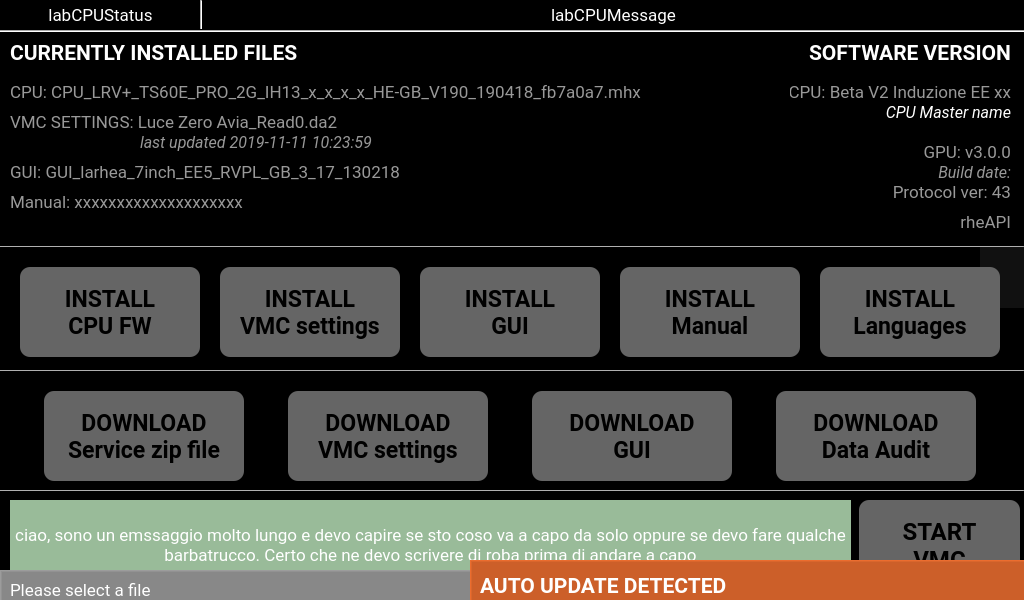
<?xml version="1.0" encoding="UTF-8"?>
<ui version="4.0">
 <class>FormBoot</class>
 <widget class="QDialog" name="FormBoot">
  <property name="geometry">
   <rect>
    <x>0</x>
    <y>0</y>
    <width>1024</width>
    <height>600</height>
   </rect>
  </property>
  <property name="font">
   <font>
    <family>Roboto</family>
    <pointsize>13</pointsize>
   </font>
  </property>
  <property name="contextMenuPolicy">
   <enum>Qt::ActionsContextMenu</enum>
  </property>
  <property name="windowTitle">
   <string/>
  </property>
  <property name="styleSheet">
   <string notr="true">background-color:#000; color:#999;</string>
  </property>
  <widget class="QPushButton" name="buttonStart">
   <property name="geometry">
    <rect>
     <x>859</x>
     <y>500</y>
     <width>161</width>
     <height>91</height>
    </rect>
   </property>
   <property name="font">
    <font>
     <family>Roboto</family>
     <pointsize>18</pointsize>
     <weight>75</weight>
     <bold>true</bold>
    </font>
   </property>
   <property name="styleSheet">
    <string notr="true">background-color:#656565; color:#000; border-radius:10px;</string>
   </property>
   <property name="text">
    <string>START
VMC</string>
   </property>
  </widget>
  <widget class="QLabel" name="labCPUMessage">
   <property name="geometry">
    <rect>
     <x>203</x>
     <y>0</y>
     <width>821</width>
     <height>30</height>
    </rect>
   </property>
   <property name="font">
    <font>
     <family>Roboto</family>
     <pointsize>13</pointsize>
    </font>
   </property>
   <property name="styleSheet">
    <string notr="true">background-color:#000; color:#fff</string>
   </property>
   <property name="text">
    <string>labCPUMessage</string>
   </property>
   <property name="alignment">
    <set>Qt::AlignCenter</set>
   </property>
  </widget>
  <widget class="QLabel" name="labInstalledFiles">
   <property name="geometry">
    <rect>
     <x>10</x>
     <y>40</y>
     <width>361</width>
     <height>25</height>
    </rect>
   </property>
   <property name="sizePolicy">
    <sizepolicy hsizetype="Preferred" vsizetype="Preferred">
     <horstretch>0</horstretch>
     <verstretch>0</verstretch>
    </sizepolicy>
   </property>
   <property name="font">
    <font>
     <family>Roboto</family>
     <pointsize>16</pointsize>
     <weight>75</weight>
     <bold>true</bold>
    </font>
   </property>
   <property name="styleSheet">
    <string notr="true">color:#fff</string>
   </property>
   <property name="text">
    <string>CURRENTLY INSTALLED FILES</string>
   </property>
  </widget>
  <widget class="QLabel" name="labSoftwareVer">
   <property name="geometry">
    <rect>
     <x>770</x>
     <y>40</y>
     <width>241</width>
     <height>25</height>
    </rect>
   </property>
   <property name="sizePolicy">
    <sizepolicy hsizetype="Preferred" vsizetype="Preferred">
     <horstretch>0</horstretch>
     <verstretch>0</verstretch>
    </sizepolicy>
   </property>
   <property name="font">
    <font>
     <family>Roboto</family>
     <pointsize>16</pointsize>
     <weight>75</weight>
     <bold>true</bold>
    </font>
   </property>
   <property name="styleSheet">
    <string notr="true">color:#fff</string>
   </property>
   <property name="text">
    <string>SOFTWARE VERSION</string>
   </property>
   <property name="alignment">
    <set>Qt::AlignRight|Qt::AlignTrailing|Qt::AlignVCenter</set>
   </property>
  </widget>
  <widget class="QLabel" name="labInstalled_CPU">
   <property name="geometry">
    <rect>
     <x>10</x>
     <y>80</y>
     <width>761</width>
     <height>25</height>
    </rect>
   </property>
   <property name="font">
    <font>
     <family>Roboto</family>
     <pointsize>13</pointsize>
    </font>
   </property>
   <property name="styleSheet">
    <string notr="true">background-color:#000</string>
   </property>
   <property name="text">
    <string>CPU: CPU_LRV+_TS60E_PRO_2G_IH13_x_x_x_x_HE-GB_V190_190418_fb7a0a7.mhx</string>
   </property>
  </widget>
  <widget class="QLabel" name="labVersion_CPU">
   <property name="geometry">
    <rect>
     <x>790</x>
     <y>80</y>
     <width>221</width>
     <height>25</height>
    </rect>
   </property>
   <property name="font">
    <font>
     <family>Roboto</family>
     <pointsize>13</pointsize>
    </font>
   </property>
   <property name="styleSheet">
    <string notr="true">background-color:#000</string>
   </property>
   <property name="text">
    <string>CPU: Beta V2 Induzione EE xx</string>
   </property>
   <property name="alignment">
    <set>Qt::AlignRight|Qt::AlignTrailing|Qt::AlignVCenter</set>
   </property>
  </widget>
  <widget class="QLabel" name="labVersion_GPU">
   <property name="geometry">
    <rect>
     <x>790</x>
     <y>140</y>
     <width>221</width>
     <height>25</height>
    </rect>
   </property>
   <property name="font">
    <font>
     <family>Roboto</family>
     <pointsize>13</pointsize>
    </font>
   </property>
   <property name="styleSheet">
    <string notr="true">background-color:#000</string>
   </property>
   <property name="text">
    <string>GPU: v3.0.0</string>
   </property>
   <property name="alignment">
    <set>Qt::AlignRight|Qt::AlignTrailing|Qt::AlignVCenter</set>
   </property>
  </widget>
  <widget class="QLabel" name="labInstalled_DA3">
   <property name="geometry">
    <rect>
     <x>10</x>
     <y>110</y>
     <width>741</width>
     <height>25</height>
    </rect>
   </property>
   <property name="font">
    <font>
     <family>Roboto</family>
     <pointsize>13</pointsize>
     <italic>false</italic>
    </font>
   </property>
   <property name="styleSheet">
    <string notr="true">background-color:#000</string>
   </property>
   <property name="text">
    <string>VMC SETTINGS: Luce Zero Avia_Read0.da2</string>
   </property>
  </widget>
  <widget class="QLabel" name="labInstalled_GUI">
   <property name="geometry">
    <rect>
     <x>10</x>
     <y>160</y>
     <width>741</width>
     <height>25</height>
    </rect>
   </property>
   <property name="font">
    <font>
     <family>Roboto</family>
     <pointsize>13</pointsize>
    </font>
   </property>
   <property name="styleSheet">
    <string notr="true">background-color:#000</string>
   </property>
   <property name="text">
    <string>GUI: GUI_larhea_7inch_EE5_RVPL_GB_3_17_130218</string>
   </property>
  </widget>
  <widget class="QFrame" name="frameInstallBtn">
   <property name="geometry">
    <rect>
     <x>0</x>
     <y>247</y>
     <width>1051</width>
     <height>120</height>
    </rect>
   </property>
   <property name="styleSheet">
    <string notr="true">background-color:#000</string>
   </property>
   <property name="frameShape">
    <enum>QFrame::NoFrame</enum>
   </property>
   <property name="frameShadow">
    <enum>QFrame::Raised</enum>
   </property>
   <widget class="QPushButton" name="btnInstall_CPU">
    <property name="geometry">
     <rect>
      <x>20</x>
      <y>20</y>
      <width>180</width>
      <height>90</height>
     </rect>
    </property>
    <property name="font">
     <font>
      <family>Roboto</family>
      <pointsize>17</pointsize>
      <weight>75</weight>
      <bold>true</bold>
     </font>
    </property>
    <property name="styleSheet">
     <string notr="true">background-color:#656565; color:#000; border-radius:10px;</string>
    </property>
    <property name="text">
     <string>INSTALL
CPU FW</string>
    </property>
   </widget>
   <widget class="QPushButton" name="btnInstall_DA3">
    <property name="geometry">
     <rect>
      <x>220</x>
      <y>20</y>
      <width>180</width>
      <height>90</height>
     </rect>
    </property>
    <property name="font">
     <font>
      <family>Roboto</family>
      <pointsize>17</pointsize>
      <weight>75</weight>
      <bold>true</bold>
     </font>
    </property>
    <property name="styleSheet">
     <string notr="true">background-color:#656565; color:#000; border-radius:10px;</string>
    </property>
    <property name="text">
     <string>INSTALL
VMC settings</string>
    </property>
   </widget>
   <widget class="QPushButton" name="btnInstall_GUI">
    <property name="geometry">
     <rect>
      <x>420</x>
      <y>20</y>
      <width>180</width>
      <height>90</height>
     </rect>
    </property>
    <property name="font">
     <font>
      <family>Roboto</family>
      <pointsize>17</pointsize>
      <weight>75</weight>
      <bold>true</bold>
     </font>
    </property>
    <property name="styleSheet">
     <string notr="true">background-color:#656565; color:#000; border-radius:10px;</string>
    </property>
    <property name="text">
     <string>INSTALL
GUI</string>
    </property>
   </widget>
   <widget class="QPushButton" name="btnInstall_manual">
    <property name="geometry">
     <rect>
      <x>620</x>
      <y>20</y>
      <width>180</width>
      <height>90</height>
     </rect>
    </property>
    <property name="font">
     <font>
      <family>Roboto</family>
      <pointsize>17</pointsize>
      <weight>75</weight>
      <bold>true</bold>
     </font>
    </property>
    <property name="styleSheet">
     <string notr="true">background-color:#656565; color:#000; border-radius:10px;</string>
    </property>
    <property name="text">
     <string>INSTALL
Manual</string>
    </property>
   </widget>
   <widget class="QFrame" name="framePleaseWait">
    <property name="geometry">
     <rect>
      <x>980</x>
      <y>-70</y>
      <width>1051</width>
      <height>131</height>
     </rect>
    </property>
    <property name="styleSheet">
     <string notr="true">background-color:#111; color:#fff</string>
    </property>
    <property name="frameShape">
     <enum>QFrame::NoFrame</enum>
    </property>
    <property name="frameShadow">
     <enum>QFrame::Raised</enum>
    </property>
    <widget class="QLabel" name="label">
     <property name="geometry">
      <rect>
       <x>0</x>
       <y>40</y>
       <width>1024</width>
       <height>51</height>
      </rect>
     </property>
     <property name="font">
      <font>
       <family>Roboto</family>
       <pointsize>24</pointsize>
       <weight>75</weight>
       <italic>true</italic>
       <bold>true</bold>
      </font>
     </property>
     <property name="text">
      <string>P L E A S E     W A I T ...</string>
     </property>
     <property name="alignment">
      <set>Qt::AlignCenter</set>
     </property>
    </widget>
   </widget>
   <widget class="QPushButton" name="btnInstall_languages">
    <property name="geometry">
     <rect>
      <x>820</x>
      <y>20</y>
      <width>180</width>
      <height>90</height>
     </rect>
    </property>
    <property name="font">
     <font>
      <family>Roboto</family>
      <pointsize>17</pointsize>
      <weight>75</weight>
      <bold>true</bold>
     </font>
    </property>
    <property name="styleSheet">
     <string notr="true">background-color:#656565; color:#000; border-radius:10px;</string>
    </property>
    <property name="text">
     <string>INSTALL
Languages</string>
    </property>
   </widget>
  </widget>
  <widget class="QFrame" name="frameDownloadBtn">
   <property name="geometry">
    <rect>
     <x>0</x>
     <y>371</y>
     <width>1051</width>
     <height>110</height>
    </rect>
   </property>
   <property name="styleSheet">
    <string notr="true">background-color:#000</string>
   </property>
   <property name="frameShape">
    <enum>QFrame::NoFrame</enum>
   </property>
   <property name="frameShadow">
    <enum>QFrame::Raised</enum>
   </property>
   <widget class="QPushButton" name="btnDownload_audit">
    <property name="geometry">
     <rect>
      <x>776</x>
      <y>20</y>
      <width>200</width>
      <height>90</height>
     </rect>
    </property>
    <property name="font">
     <font>
      <family>Roboto</family>
      <pointsize>17</pointsize>
      <weight>75</weight>
      <bold>true</bold>
     </font>
    </property>
    <property name="styleSheet">
     <string notr="true">background-color:#656565; color:#000; border-radius:10px;</string>
    </property>
    <property name="text">
     <string>DOWNLOAD
Data Audit</string>
    </property>
   </widget>
   <widget class="QPushButton" name="btnDownload_diagnostic">
    <property name="geometry">
     <rect>
      <x>44</x>
      <y>20</y>
      <width>200</width>
      <height>90</height>
     </rect>
    </property>
    <property name="font">
     <font>
      <family>Roboto</family>
      <pointsize>17</pointsize>
      <weight>75</weight>
      <bold>true</bold>
     </font>
    </property>
    <property name="styleSheet">
     <string notr="true">background-color:#656565; color:#000; border-radius:10px;</string>
    </property>
    <property name="text">
     <string>DOWNLOAD
Service zip file</string>
    </property>
   </widget>
   <widget class="QPushButton" name="btnDownload_GUI">
    <property name="geometry">
     <rect>
      <x>532</x>
      <y>20</y>
      <width>200</width>
      <height>90</height>
     </rect>
    </property>
    <property name="font">
     <font>
      <family>Roboto</family>
      <pointsize>17</pointsize>
      <weight>75</weight>
      <bold>true</bold>
     </font>
    </property>
    <property name="styleSheet">
     <string notr="true">background-color:#656565; color:#000; border-radius:10px;</string>
    </property>
    <property name="text">
     <string>DOWNLOAD
GUI</string>
    </property>
   </widget>
   <widget class="QPushButton" name="btnDownload_DA3">
    <property name="geometry">
     <rect>
      <x>288</x>
      <y>20</y>
      <width>200</width>
      <height>90</height>
     </rect>
    </property>
    <property name="font">
     <font>
      <family>Roboto</family>
      <pointsize>17</pointsize>
      <weight>75</weight>
      <bold>true</bold>
     </font>
    </property>
    <property name="styleSheet">
     <string notr="true">background-color:#656565; color:#000; border-radius:10px;</string>
    </property>
    <property name="text">
     <string>DOWNLOAD
VMC settings</string>
    </property>
   </widget>
  </widget>
  <widget class="QLabel" name="labVersion_protocol">
   <property name="geometry">
    <rect>
     <x>880</x>
     <y>180</y>
     <width>131</width>
     <height>25</height>
    </rect>
   </property>
   <property name="font">
    <font>
     <family>Roboto</family>
     <pointsize>13</pointsize>
    </font>
   </property>
   <property name="styleSheet">
    <string notr="true">background-color:#000</string>
   </property>
   <property name="text">
    <string>Protocol ver: 43</string>
   </property>
   <property name="alignment">
    <set>Qt::AlignRight|Qt::AlignTrailing|Qt::AlignVCenter</set>
   </property>
  </widget>
  <widget class="QLabel" name="labCPUStatus">
   <property name="geometry">
    <rect>
     <x>0</x>
     <y>0</y>
     <width>201</width>
     <height>30</height>
    </rect>
   </property>
   <property name="font">
    <font>
     <family>Roboto</family>
     <pointsize>13</pointsize>
    </font>
   </property>
   <property name="styleSheet">
    <string notr="true">background-color:#000; color:#fff</string>
   </property>
   <property name="text">
    <string>labCPUStatus</string>
   </property>
   <property name="alignment">
    <set>Qt::AlignCenter</set>
   </property>
  </widget>
  <widget class="QLabel" name="labWait">
   <property name="geometry">
    <rect>
     <x>10</x>
     <y>500</y>
     <width>841</width>
     <height>91</height>
    </rect>
   </property>
   <property name="font">
    <font>
     <family>Roboto</family>
     <pointsize>13</pointsize>
    </font>
   </property>
   <property name="styleSheet">
    <string notr="true">background-color:#9b9; color:#fff</string>
   </property>
   <property name="text">
    <string>ciao, sono un emssaggio molto lungo e devo capire se sto coso va a capo da solo oppure se devo fare qualche barbatrucco. Certo che ne devo scrivere di roba prima di andare a capo</string>
   </property>
   <property name="textFormat">
    <enum>Qt::RichText</enum>
   </property>
   <property name="alignment">
    <set>Qt::AlignCenter</set>
   </property>
   <property name="wordWrap">
    <bool>true</bool>
   </property>
  </widget>
  <widget class="QFrame" name="frameFileList">
   <property name="geometry">
    <rect>
     <x>0</x>
     <y>570</y>
     <width>1004</width>
     <height>511</height>
    </rect>
   </property>
   <property name="styleSheet">
    <string notr="true">background-color:#888</string>
   </property>
   <property name="frameShape">
    <enum>QFrame::WinPanel</enum>
   </property>
   <property name="frameShadow">
    <enum>QFrame::Raised</enum>
   </property>
   <widget class="QLabel" name="label_3">
    <property name="geometry">
     <rect>
      <x>10</x>
      <y>10</y>
      <width>241</width>
      <height>21</height>
     </rect>
    </property>
    <property name="font">
     <font>
      <family>Roboto</family>
      <pointsize>13</pointsize>
     </font>
    </property>
    <property name="styleSheet">
     <string notr="true">color:#fff</string>
    </property>
    <property name="text">
     <string>Please select a file</string>
    </property>
   </widget>
   <widget class="QPushButton" name="btnOK">
    <property name="geometry">
     <rect>
      <x>802</x>
      <y>440</y>
      <width>191</width>
      <height>61</height>
     </rect>
    </property>
    <property name="font">
     <font>
      <family>Roboto</family>
      <pointsize>16</pointsize>
      <weight>75</weight>
      <bold>true</bold>
     </font>
    </property>
    <property name="styleSheet">
     <string notr="true">color:#000; background-color:#fff</string>
    </property>
    <property name="text">
     <string>OK</string>
    </property>
   </widget>
   <widget class="QPushButton" name="btnCancel">
    <property name="geometry">
     <rect>
      <x>10</x>
      <y>440</y>
      <width>191</width>
      <height>61</height>
     </rect>
    </property>
    <property name="font">
     <font>
      <family>Roboto</family>
      <pointsize>16</pointsize>
      <weight>75</weight>
      <bold>true</bold>
     </font>
    </property>
    <property name="styleSheet">
     <string notr="true">color:#000; background-color:#fff</string>
    </property>
    <property name="text">
     <string>CANCEL</string>
    </property>
   </widget>
   <widget class="QListWidget" name="lbFileList">
    <property name="geometry">
     <rect>
      <x>10</x>
      <y>40</y>
      <width>984</width>
      <height>391</height>
     </rect>
    </property>
    <property name="font">
     <font>
      <family>Roboto</family>
      <pointsize>16</pointsize>
     </font>
    </property>
    <property name="styleSheet">
     <string notr="true">background-color:#fff; color:#000</string>
    </property>
   </widget>
  </widget>
  <widget class="QLabel" name="labInstalled_Manual">
   <property name="geometry">
    <rect>
     <x>10</x>
     <y>190</y>
     <width>841</width>
     <height>25</height>
    </rect>
   </property>
   <property name="font">
    <font>
     <family>Roboto</family>
     <pointsize>13</pointsize>
    </font>
   </property>
   <property name="styleSheet">
    <string notr="true">background-color:#000</string>
   </property>
   <property name="text">
    <string>Manual: xxxxxxxxxxxxxxxxxxxx</string>
   </property>
  </widget>
  <widget class="Line" name="line">
   <property name="geometry">
    <rect>
     <x>0</x>
     <y>30</y>
     <width>1024</width>
     <height>2</height>
    </rect>
   </property>
   <property name="styleSheet">
    <string notr="true">background-color:#fff</string>
   </property>
   <property name="orientation">
    <enum>Qt::Horizontal</enum>
   </property>
  </widget>
  <widget class="Line" name="line_2">
   <property name="geometry">
    <rect>
     <x>200</x>
     <y>0</y>
     <width>2</width>
     <height>29</height>
    </rect>
   </property>
   <property name="styleSheet">
    <string notr="true">background-color:#fff</string>
   </property>
   <property name="orientation">
    <enum>Qt::Vertical</enum>
   </property>
  </widget>
  <widget class="Line" name="line_3">
   <property name="geometry">
    <rect>
     <x>0</x>
     <y>246</y>
     <width>1024</width>
     <height>1</height>
    </rect>
   </property>
   <property name="styleSheet">
    <string notr="true">background-color:#999</string>
   </property>
   <property name="orientation">
    <enum>Qt::Horizontal</enum>
   </property>
  </widget>
  <widget class="Line" name="line_4">
   <property name="geometry">
    <rect>
     <x>0</x>
     <y>370</y>
     <width>1024</width>
     <height>1</height>
    </rect>
   </property>
   <property name="styleSheet">
    <string notr="true">background-color:#999</string>
   </property>
   <property name="orientation">
    <enum>Qt::Horizontal</enum>
   </property>
  </widget>
  <widget class="Line" name="line_5">
   <property name="geometry">
    <rect>
     <x>0</x>
     <y>490</y>
     <width>1024</width>
     <height>1</height>
    </rect>
   </property>
   <property name="styleSheet">
    <string notr="true">background-color:#999</string>
   </property>
   <property name="orientation">
    <enum>Qt::Horizontal</enum>
   </property>
  </widget>
  <widget class="QLabel" name="labInstalled_DA3_DataUM">
   <property name="geometry">
    <rect>
     <x>140</x>
     <y>130</y>
     <width>481</width>
     <height>25</height>
    </rect>
   </property>
   <property name="font">
    <font>
     <family>Roboto</family>
     <pointsize>12</pointsize>
     <italic>true</italic>
    </font>
   </property>
   <property name="styleSheet">
    <string notr="true">background-color:#000</string>
   </property>
   <property name="text">
    <string>last updated 2019-11-11 10:23:59</string>
   </property>
  </widget>
  <widget class="QLabel" name="labGPU_buildDate">
   <property name="geometry">
    <rect>
     <x>780</x>
     <y>160</y>
     <width>231</width>
     <height>25</height>
    </rect>
   </property>
   <property name="font">
    <font>
     <family>Roboto</family>
     <pointsize>12</pointsize>
     <italic>true</italic>
    </font>
   </property>
   <property name="styleSheet">
    <string notr="true">background-color:#000</string>
   </property>
   <property name="text">
    <string>Build date:</string>
   </property>
   <property name="alignment">
    <set>Qt::AlignRight|Qt::AlignTrailing|Qt::AlignVCenter</set>
   </property>
  </widget>
  <widget class="QFrame" name="frameAutoUpdate">
   <property name="geometry">
    <rect>
     <x>470</x>
     <y>560</y>
     <width>1004</width>
     <height>581</height>
    </rect>
   </property>
   <property name="styleSheet">
    <string notr="true">background-color:#cc5f29</string>
   </property>
   <property name="frameShape">
    <enum>QFrame::WinPanel</enum>
   </property>
   <property name="frameShadow">
    <enum>QFrame::Raised</enum>
   </property>
   <widget class="QLabel" name="label_5">
    <property name="geometry">
     <rect>
      <x>10</x>
      <y>10</y>
      <width>271</width>
      <height>31</height>
     </rect>
    </property>
    <property name="font">
     <font>
      <family>Roboto</family>
      <pointsize>16</pointsize>
      <weight>75</weight>
      <bold>true</bold>
     </font>
    </property>
    <property name="styleSheet">
     <string notr="true">color:#fff</string>
    </property>
    <property name="text">
     <string>AUTO UPDATE DETECTED</string>
    </property>
   </widget>
   <widget class="QLabel" name="labStatus_cpuFW">
    <property name="geometry">
     <rect>
      <x>10</x>
      <y>154</y>
      <width>841</width>
      <height>61</height>
     </rect>
    </property>
    <property name="font">
     <font>
      <family>Roboto</family>
      <pointsize>13</pointsize>
     </font>
    </property>
    <property name="styleSheet">
     <string notr="true">background-color:#9b9; color:#fff</string>
    </property>
    <property name="text">
     <string>Stato dell'installazione del FW CPU</string>
    </property>
    <property name="textFormat">
     <enum>Qt::RichText</enum>
    </property>
    <property name="alignment">
     <set>Qt::AlignCenter</set>
    </property>
    <property name="wordWrap">
     <bool>true</bool>
    </property>
   </widget>
   <widget class="QLabel" name="labStatus_gui">
    <property name="geometry">
     <rect>
      <x>10</x>
      <y>264</y>
      <width>841</width>
      <height>61</height>
     </rect>
    </property>
    <property name="font">
     <font>
      <family>Roboto</family>
      <pointsize>13</pointsize>
     </font>
    </property>
    <property name="styleSheet">
     <string notr="true">background-color:#9b9; color:#fff</string>
    </property>
    <property name="text">
     <string>Stato dell'installazione della GUI</string>
    </property>
    <property name="textFormat">
     <enum>Qt::RichText</enum>
    </property>
    <property name="alignment">
     <set>Qt::AlignCenter</set>
    </property>
    <property name="wordWrap">
     <bool>true</bool>
    </property>
   </widget>
   <widget class="QLabel" name="labStatus_da3">
    <property name="geometry">
     <rect>
      <x>10</x>
      <y>374</y>
      <width>841</width>
      <height>61</height>
     </rect>
    </property>
    <property name="font">
     <font>
      <family>Roboto</family>
      <pointsize>13</pointsize>
     </font>
    </property>
    <property name="styleSheet">
     <string notr="true">background-color:#9b9; color:#fff</string>
    </property>
    <property name="text">
     <string>Stato dell'installazione del DA3</string>
    </property>
    <property name="textFormat">
     <enum>Qt::RichText</enum>
    </property>
    <property name="alignment">
     <set>Qt::AlignCenter</set>
    </property>
    <property name="wordWrap">
     <bool>true</bool>
    </property>
   </widget>
   <widget class="QLabel" name="labFirstMessage">
    <property name="geometry">
     <rect>
      <x>10</x>
      <y>50</y>
      <width>651</width>
      <height>41</height>
     </rect>
    </property>
    <property name="font">
     <font>
      <family>Roboto</family>
      <pointsize>13</pointsize>
     </font>
    </property>
    <property name="styleSheet">
     <string notr="true">color:#fff</string>
    </property>
    <property name="text">
     <string>Auto update has been detected and it will automatically starts in a few seconds.
Click on SKIP if you do not want to auto update this machine.</string>
    </property>
   </widget>
   <widget class="QPushButton" name="btnSkipAll">
    <property name="geometry">
     <rect>
      <x>790</x>
      <y>30</y>
      <width>200</width>
      <height>90</height>
     </rect>
    </property>
    <property name="font">
     <font>
      <family>Roboto</family>
      <pointsize>17</pointsize>
      <weight>75</weight>
      <bold>true</bold>
     </font>
    </property>
    <property name="styleSheet">
     <string notr="true">background-color:#656565; color:#000; border-radius:10px;</string>
    </property>
    <property name="text">
     <string>SKIP (7)</string>
    </property>
   </widget>
   <widget class="QPushButton" name="btnSkipCPU">
    <property name="geometry">
     <rect>
      <x>870</x>
      <y>130</y>
      <width>121</width>
      <height>90</height>
     </rect>
    </property>
    <property name="font">
     <font>
      <family>Roboto</family>
      <pointsize>17</pointsize>
      <weight>75</weight>
      <bold>true</bold>
     </font>
    </property>
    <property name="styleSheet">
     <string notr="true">background-color:#656565; color:#000; border-radius:10px;</string>
    </property>
    <property name="text">
     <string>SKIP (5)</string>
    </property>
   </widget>
   <widget class="QPushButton" name="btnSkipGUI">
    <property name="geometry">
     <rect>
      <x>870</x>
      <y>240</y>
      <width>121</width>
      <height>90</height>
     </rect>
    </property>
    <property name="font">
     <font>
      <family>Roboto</family>
      <pointsize>17</pointsize>
      <weight>75</weight>
      <bold>true</bold>
     </font>
    </property>
    <property name="styleSheet">
     <string notr="true">background-color:#656565; color:#000; border-radius:10px;</string>
    </property>
    <property name="text">
     <string>SKIP (5)</string>
    </property>
   </widget>
   <widget class="QPushButton" name="btnSkipDA3">
    <property name="geometry">
     <rect>
      <x>870</x>
      <y>350</y>
      <width>121</width>
      <height>90</height>
     </rect>
    </property>
    <property name="font">
     <font>
      <family>Roboto</family>
      <pointsize>17</pointsize>
      <weight>75</weight>
      <bold>true</bold>
     </font>
    </property>
    <property name="styleSheet">
     <string notr="true">background-color:#656565; color:#000; border-radius:10px;</string>
    </property>
    <property name="text">
     <string>SKIP (5)</string>
    </property>
   </widget>
   <widget class="QLabel" name="labFinalMessage">
    <property name="geometry">
     <rect>
      <x>10</x>
      <y>450</y>
      <width>981</width>
      <height>91</height>
     </rect>
    </property>
    <property name="font">
     <font>
      <family>Roboto</family>
      <pointsize>13</pointsize>
     </font>
    </property>
    <property name="styleSheet">
     <string notr="true">background-color:#9b9; color:#fff</string>
    </property>
    <property name="text">
     <string>Finito, fare il reboot</string>
    </property>
    <property name="textFormat">
     <enum>Qt::RichText</enum>
    </property>
    <property name="alignment">
     <set>Qt::AlignCenter</set>
    </property>
    <property name="wordWrap">
     <bool>true</bool>
    </property>
   </widget>
   <widget class="QLabel" name="labFileFound_cpuFW">
    <property name="geometry">
     <rect>
      <x>10</x>
      <y>130</y>
      <width>841</width>
      <height>24</height>
     </rect>
    </property>
    <property name="font">
     <font>
      <family>Roboto</family>
      <pointsize>13</pointsize>
     </font>
    </property>
    <property name="styleSheet">
     <string notr="true">background-color:#000; color:#fff</string>
    </property>
    <property name="text">
     <string>CPU: nothing found</string>
    </property>
    <property name="textFormat">
     <enum>Qt::RichText</enum>
    </property>
    <property name="alignment">
     <set>Qt::AlignLeading|Qt::AlignLeft|Qt::AlignVCenter</set>
    </property>
    <property name="wordWrap">
     <bool>true</bool>
    </property>
   </widget>
   <widget class="QLabel" name="labFileFound_gui">
    <property name="geometry">
     <rect>
      <x>10</x>
      <y>240</y>
      <width>841</width>
      <height>24</height>
     </rect>
    </property>
    <property name="font">
     <font>
      <family>Roboto</family>
      <pointsize>13</pointsize>
     </font>
    </property>
    <property name="styleSheet">
     <string notr="true">background-color:#000; color:#fff</string>
    </property>
    <property name="text">
     <string>GUI: nothing found</string>
    </property>
    <property name="textFormat">
     <enum>Qt::RichText</enum>
    </property>
    <property name="alignment">
     <set>Qt::AlignLeading|Qt::AlignLeft|Qt::AlignVCenter</set>
    </property>
    <property name="wordWrap">
     <bool>true</bool>
    </property>
   </widget>
   <widget class="QLabel" name="labFileFound_da3">
    <property name="geometry">
     <rect>
      <x>10</x>
      <y>350</y>
      <width>841</width>
      <height>24</height>
     </rect>
    </property>
    <property name="font">
     <font>
      <family>Roboto</family>
      <pointsize>13</pointsize>
     </font>
    </property>
    <property name="styleSheet">
     <string notr="true">background-color:#000; color:#fff</string>
    </property>
    <property name="text">
     <string>VMC datafile: nothing found</string>
    </property>
    <property name="textFormat">
     <enum>Qt::RichText</enum>
    </property>
    <property name="alignment">
     <set>Qt::AlignLeading|Qt::AlignLeft|Qt::AlignVCenter</set>
    </property>
    <property name="wordWrap">
     <bool>true</bool>
    </property>
   </widget>
  </widget>
  <widget class="QLabel" name="labVersion_CPUMasterName">
   <property name="geometry">
    <rect>
     <x>770</x>
     <y>100</y>
     <width>241</width>
     <height>25</height>
    </rect>
   </property>
   <property name="font">
    <font>
     <family>Roboto</family>
     <pointsize>12</pointsize>
     <italic>true</italic>
    </font>
   </property>
   <property name="styleSheet">
    <string notr="true">background-color:#000;color:#fff</string>
   </property>
   <property name="text">
    <string>CPU Master name</string>
   </property>
   <property name="alignment">
    <set>Qt::AlignRight|Qt::AlignTrailing|Qt::AlignVCenter</set>
   </property>
  </widget>
  <widget class="QLabel" name="labESAPI">
   <property name="geometry">
    <rect>
     <x>790</x>
     <y>210</y>
     <width>221</width>
     <height>25</height>
    </rect>
   </property>
   <property name="font">
    <font>
     <family>Roboto</family>
     <pointsize>13</pointsize>
    </font>
   </property>
   <property name="styleSheet">
    <string notr="true">background-color:#000</string>
   </property>
   <property name="text">
    <string>rheAPI</string>
   </property>
   <property name="alignment">
    <set>Qt::AlignRight|Qt::AlignTrailing|Qt::AlignVCenter</set>
   </property>
  </widget>
  <zorder>labVersion_CPU</zorder>
  <zorder>buttonStart</zorder>
  <zorder>labCPUMessage</zorder>
  <zorder>labInstalledFiles</zorder>
  <zorder>labSoftwareVer</zorder>
  <zorder>labInstalled_CPU</zorder>
  <zorder>labInstalled_DA3</zorder>
  <zorder>labInstalled_GUI</zorder>
  <zorder>frameInstallBtn</zorder>
  <zorder>frameDownloadBtn</zorder>
  <zorder>labCPUStatus</zorder>
  <zorder>labWait</zorder>
  <zorder>labInstalled_Manual</zorder>
  <zorder>line</zorder>
  <zorder>line_2</zorder>
  <zorder>line_3</zorder>
  <zorder>line_4</zorder>
  <zorder>line_5</zorder>
  <zorder>labInstalled_DA3_DataUM</zorder>
  <zorder>labGPU_buildDate</zorder>
  <zorder>labVersion_GPU</zorder>
  <zorder>frameFileList</zorder>
  <zorder>frameAutoUpdate</zorder>
  <zorder>labVersion_CPUMasterName</zorder>
  <zorder>labVersion_protocol</zorder>
  <zorder>labESAPI</zorder>
 </widget>
 <resources/>
 <connections/>
</ui>
